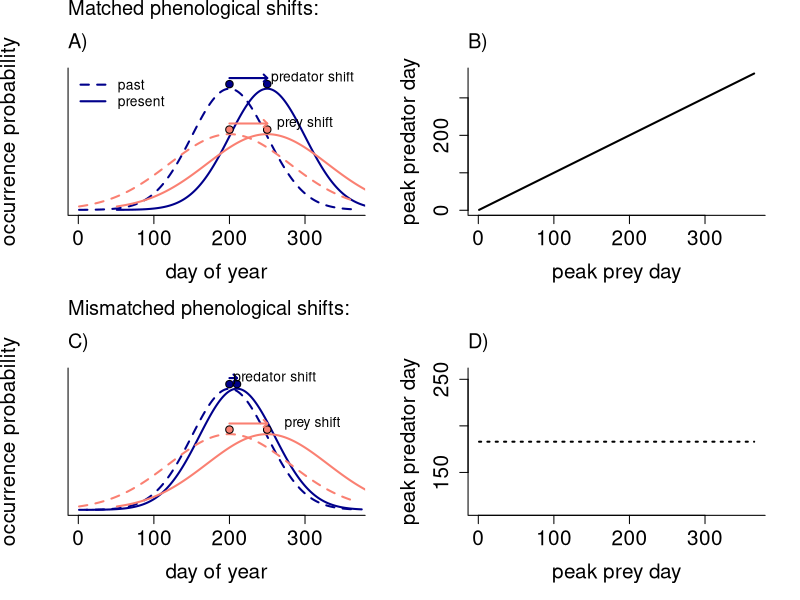
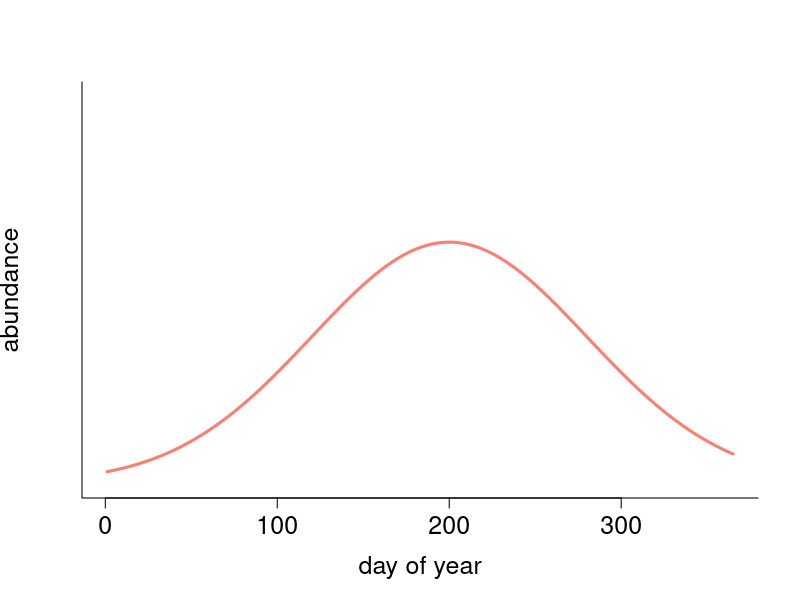

Source code (R) for these figures, in order: (Note: this script raises an error after producing the figures.)
#Script to make schematic figure of hypotheses tested with the SRKW work
#started October 8, 2019
#Create phenology curve for SRKWs:
meannum<-30
phenshift<-10
numshift<--5
doy<-seq(1,365,by=1)
whaledays<-dnorm(doy,mean=200,sd=50)
preydays<-dnorm(doy,mean=200,sd=80)

doy_shift<-doy+50
pdf("/Users/aileneettinger/Documents/GitHub/fishphen/analyses/figures/srkw_schematic.pdf",height=8, width=8)
#quartz(height=8,width=8)

par(mfrow=c(2,2))
plot(doy,whaledays, xlab= "day of year", ylab= "occurrence probability",xlim=c(1,365),ylim=c(0,max(whaledays)+.001),yaxt="n", type="l", col = "darkblue",lty=2, lwd=2, cex.axis=1.5, cex.lab=1.5, bty="l")

lines(doy_shift,whaledays,lty=1, lwd=2,col="darkblue")
lines(doy,preydays,lty=2, lwd=2,col="salmon")
lines(doy_shift,preydays,lty=1, lwd=2,col="salmon")

points(doy[which(whaledays==max(whaledays))],max(whaledays)+.0003,pch=21,bg="darkblue", cex=1.2)
points(doy_shift[which(whaledays==max(whaledays))],max(whaledays)+.0003,pch=21,bg="darkblue", cex=1.2)
points(doy[which(preydays==max(preydays))],max(preydays)+.0003,pch=21,bg="salmon", cex=1.2)
points(doy_shift[which(preydays==max(preydays))],max(preydays)+.0003,pch=21,bg="salmon", cex=1.2)

mtext("Matched phenological shifts:", side=3, line=3, adj=0, cex=1.2)
mtext("A)", side=3, line=1, adj=0, cex=1.2)

legend("topleft",legend=c("past","present"),lty=c(2,1), lwd=2, bty="n", col= "darkblue")
arrows(doy[which(whaledays==max(whaledays))],max(whaledays)+.0007,doy_shift[which(whaledays==max(whaledays))],max(whaledays)+.0007, code=2, angle=45, length=.05, lwd=2, col="darkblue")
arrows(doy[which(preydays==max(preydays))],max(preydays)+.0007,doy_shift[which(preydays==max(preydays))],max(preydays)+.0007, code=2, angle=45, length=.05, lwd=2, col="salmon")
text(doy_shift[which(whaledays==max(whaledays))]+60,max(whaledays)+.0007,"predator shift")
text(doy_shift[which(preydays==max(preydays))]+50,max(preydays)+.0007,"prey shift")

plot(doy,doy, xlab= "peak prey day", ylab= "peak predator day", type="l", lty=1, lwd=2, cex.axis=1.5, cex.lab=1.5, bty="l")
mtext("B)", side=3, line=1, adj=0, cex=1.2)

plot(doy,whaledays, xlab= "day of year", ylab= "occurrence probability",xlim=c(1,365),ylim=c(0,max(whaledays)+.001),yaxt="n", type="l", col = "darkblue",lty=2, lwd=2, cex.axis=1.5, cex.lab=1.5, bty="l")
doy_shift_mis<-doy+10
lines(doy_shift_mis,whaledays,lty=1, lwd=2,col="darkblue")
lines(doy,preydays,lty=2, lwd=2,col="salmon")
lines(doy_shift,preydays,lty=1, lwd=2,col="salmon")
points(doy[which(whaledays==max(whaledays))],max(whaledays)+.0003,pch=21,bg="darkblue", cex=1.2)
points(doy_shift_mis[which(whaledays==max(whaledays))],max(whaledays)+.0003,pch=21,bg="darkblue", cex=1.2)
points(doy[which(preydays==max(preydays))],max(preydays)+.0003,pch=21,bg="salmon", cex=1.2)
points(doy_shift[which(preydays==max(preydays))],max(preydays)+.0003,pch=21,bg="salmon", cex=1.2)


mtext("Mismatched phenological shifts:", side=3, line=3, adj=0, cex=1.2)
arrows(doy[which(whaledays==max(whaledays))],max(whaledays)+.0007,doy_shift_mis[which(whaledays==max(whaledays))],max(whaledays)+.0007, code=2, angle=45, length=.05, lwd=2,col="darkblue")
arrows(doy[which(preydays==max(preydays))],max(preydays)+.0007,doy_shift[which(preydays==max(preydays))],max(preydays)+.0007, code=2, angle=45, length=.05, lwd=2, col="salmon")
text(doy_shift_mis[which(whaledays==max(whaledays))]+50,max(whaledays)+.0007,"predator shift")
text(doy_shift[which(preydays==max(preydays))]+60,max(preydays)+.0007,"prey shift")
mtext("C)", side=3, line=1, adj=0, cex=1.2)

plot(doy,rep(mean(doy),times=length(doy)), xlab= "peak prey day", ylab= "peak predator day", type="l", lty=3, lwd=2, cex.axis=1.5, cex.lab=1.5, bty="l")
mtext("D)", side=3, line=1, adj=0, cex=1.2)

dev.off()

#make a schematic of multiple salmon stocks

pdf("/Users/aileneettinger/Documents/GitHub/fishphen/analyses/figures/salmonportfolio_schematic.pdf",height=8, width=8)
#quartz(height=8,width=8)



par(mfrow=c(1,1))
plot(doy,preydays*100, xlab= "day of year", ylab= "abundance",xlim=c(1,365),ylim=c(0,100*max(whaledays)+.001),yaxt="n", type="l", col = "salmon",lty=1, lwd=3, cex.axis=1.5, cex.lab=1.5, bty="l")
stocknum<-6
stockmns<-as.integer(rnorm(stocknum,mean = 200,sd =80))
sds<-as.integer(rnorm(stocknum,mean = 40, sd = 10))
scale<-c(30,40,30,10,15,40)
cols<-c("purple","salmon", "darksalmon","gray","maroon","darkgray")
for (i in 1:stocknum){
  stockphen<-scale[i]*dnorm(doy,stockmns[i],sds[i])
  lines(doy,stockphen,lty=1, lwd=3,col=alpha(cols[i],.4))
}
dev.off()
